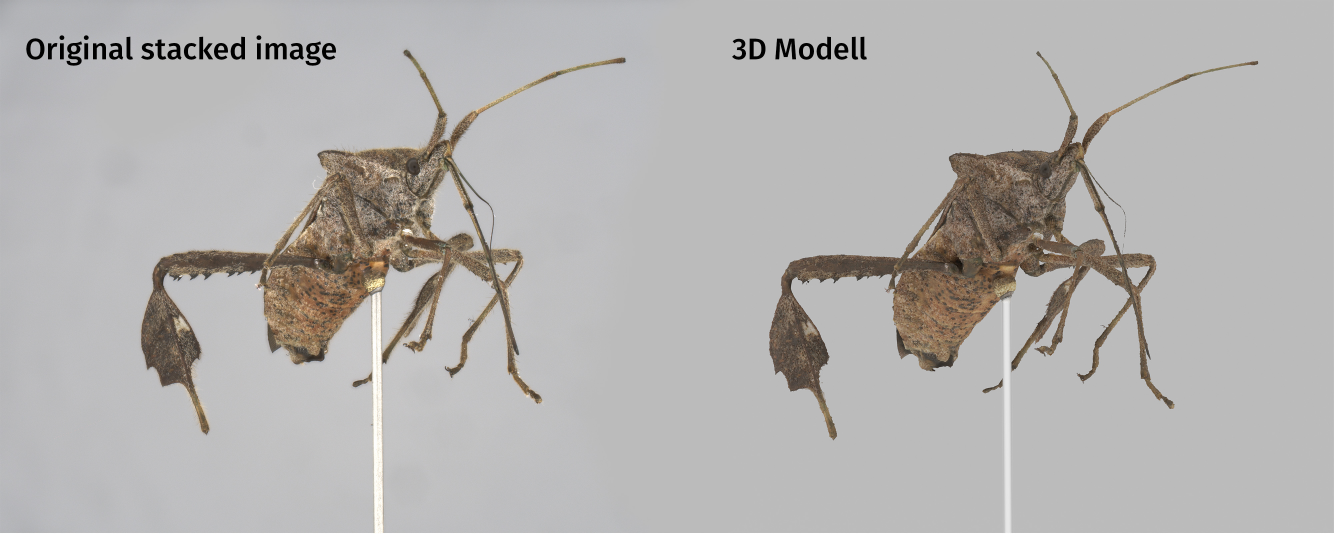
#> input picture images/3D_model_comparison_matched_lighting.jpg, 4000 x 1600 px (shown at 1/3 size)
$ python -i mask_generator.py   (imports and definitions only)   (older library calls are emulated)
#> lines starting #> are read from the running program, lines starting #| are printed output that depends on the picture
#> further down, picture is the input picture: shape (1600, 4000, 3); mean B, G, R 176.3, 177.7, 179.7
import numpy as np
import cv2
import os
from PIL import Image, ImageEnhance
import queue
import threading
import time
import sys
from imutils import paths
from skimage import measure
from skimage import filters
import argparse

import platform

used_platform = platform.system()


class AlphaExtractionThread(threading.Thread):
    # [90 lines left out: functions __init__, run, getThreads, createThreadList, filterOutSaltPepperNoise, findSignificantContour and 1 more, not called in this run]


def apply_local_contrast(img, grid_size=(7, 7), clip_limit=3.0):
    """
    ### CLAHE (Contrast limited Adaptive Histogram Equalisation) ###

    Advanced application of local contrast. Adaptive histogram equalisation is used to locally increase the contrast,
    rather than globally, so bright areas are not pushed into over exposed areas of the histogram. The image is tiled
    into a fixed size grid. Noise needs to be removed prior to this process, as it would be greatly amplified otherwise.
    Similar to Adobe's "Clarity" option which also amplifies local contrast and thus pronounces edges and reduces haze.
    """
#> called with grid_size = (7, 7), clip_limit = 3
    gray = cv2.cvtColor(img, cv2.COLOR_BGR2GRAY)
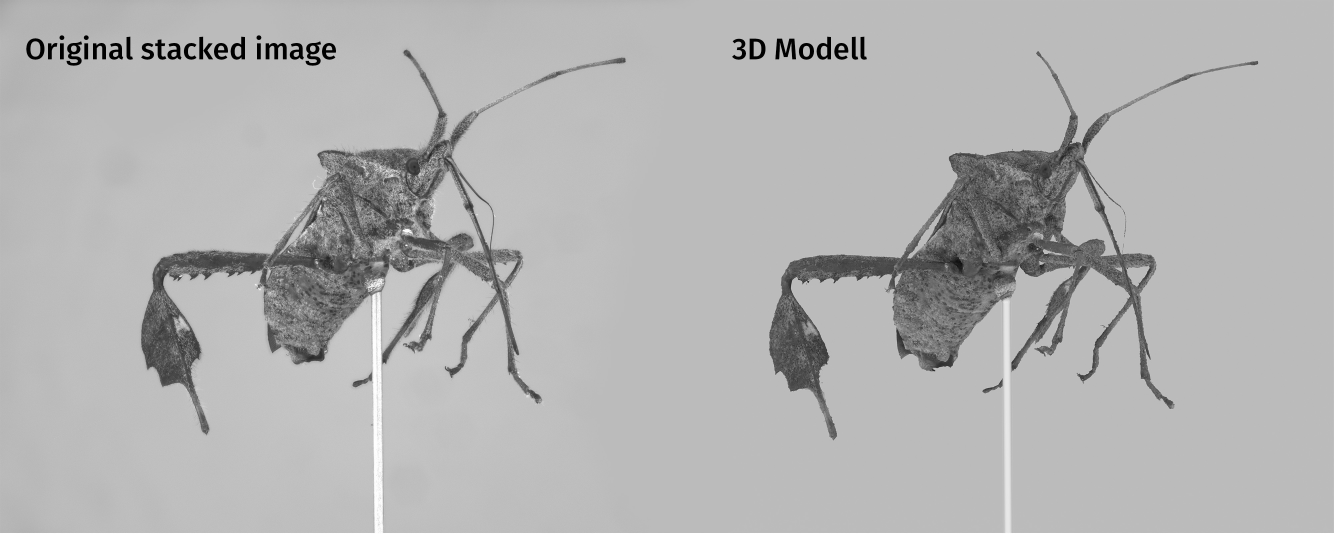
#> gray: shape (1600, 4000) (shown at 1/3 size); min 0, max 255, mean 178.1
    blurred_gray = cv2.GaussianBlur(gray, (5, 5), 0)

    clahe = cv2.createCLAHE(clipLimit=clip_limit, tileGridSize=grid_size)
    cl1 = clahe.apply(blurred_gray)
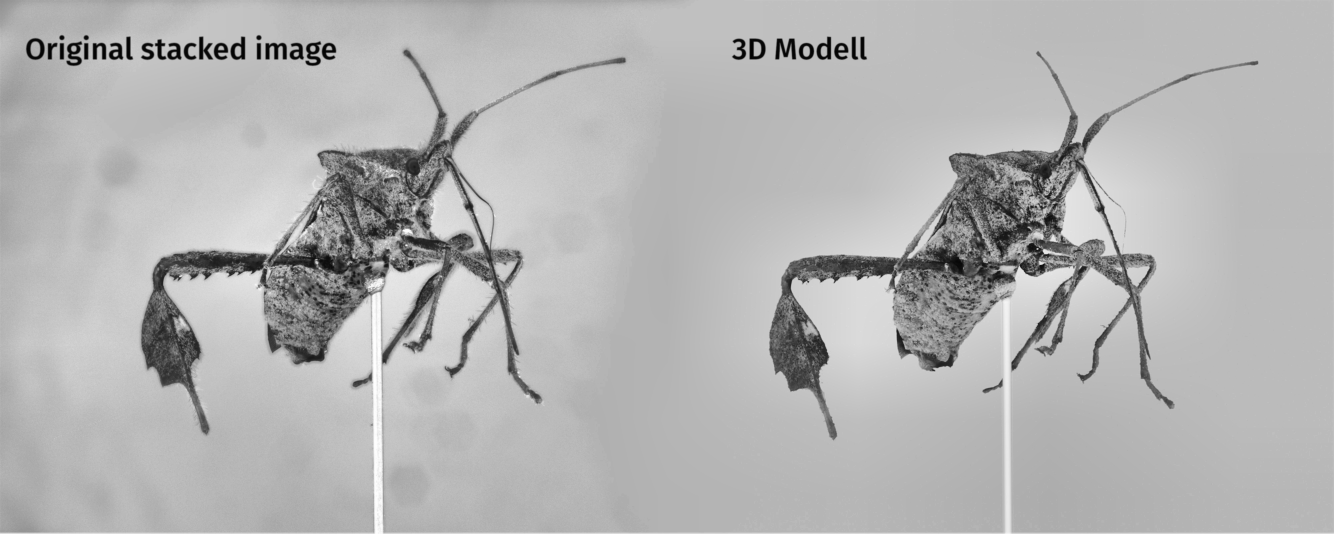
#> cl1: shape (1600, 4000) (shown at 1/3 size); min 2, max 254, mean 179.2

    # convert to PIL format to apply laplacian sharpening
    img_pil = Image.fromarray(cl1)

    enhancer = ImageEnhance.Sharpness(img_pil)
    sharpened = enhancer.enhance(15)

    return cv2.cvtColor(np.array(sharpened), cv2.COLOR_GRAY2RGB)


# [181 lines left out: function createAlphaMask, not called in this run]


# [78 lines not run here, left out]

>>> import cv2
>>> picture = cv2.imread('../images/3D_model_comparison_matched_lighting.jpg')
>>> result = apply_local_contrast(picture)
